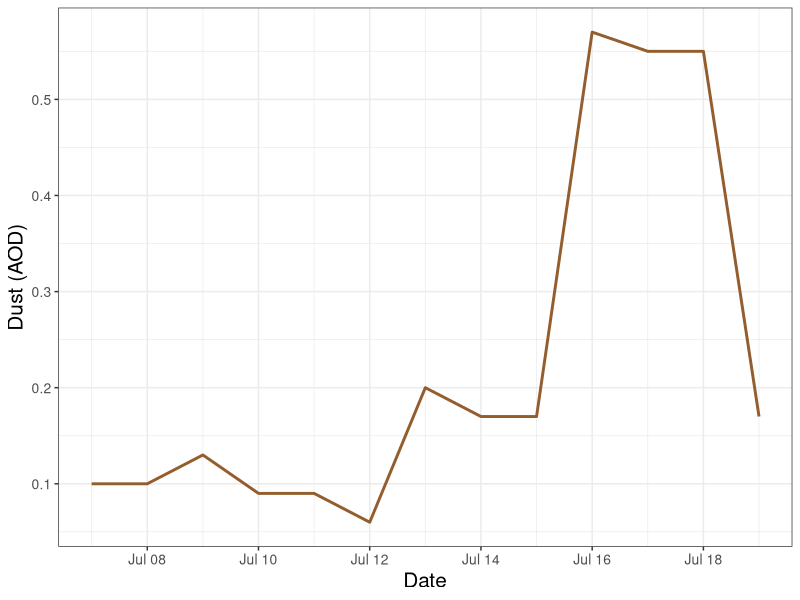
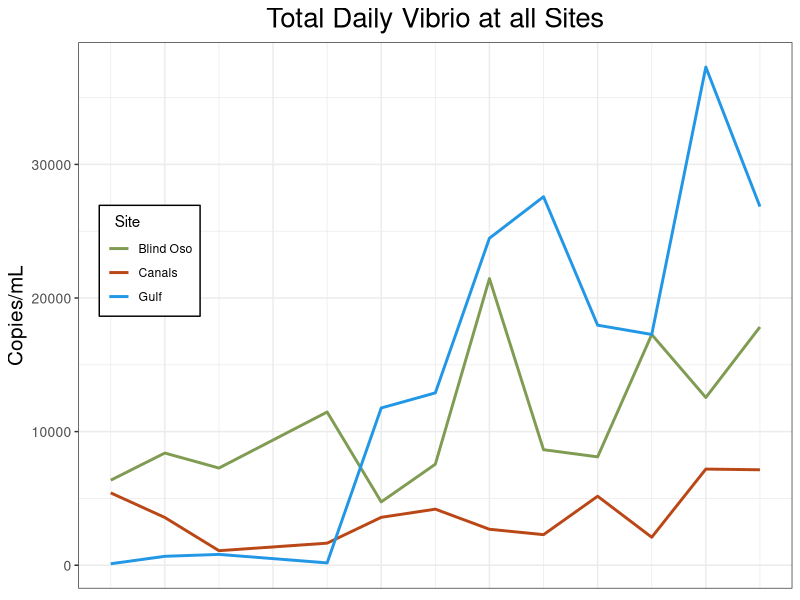
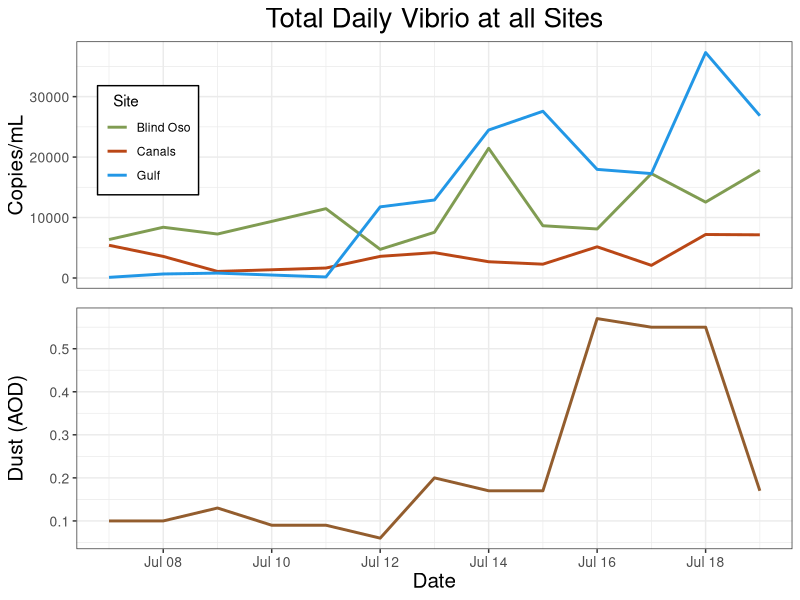
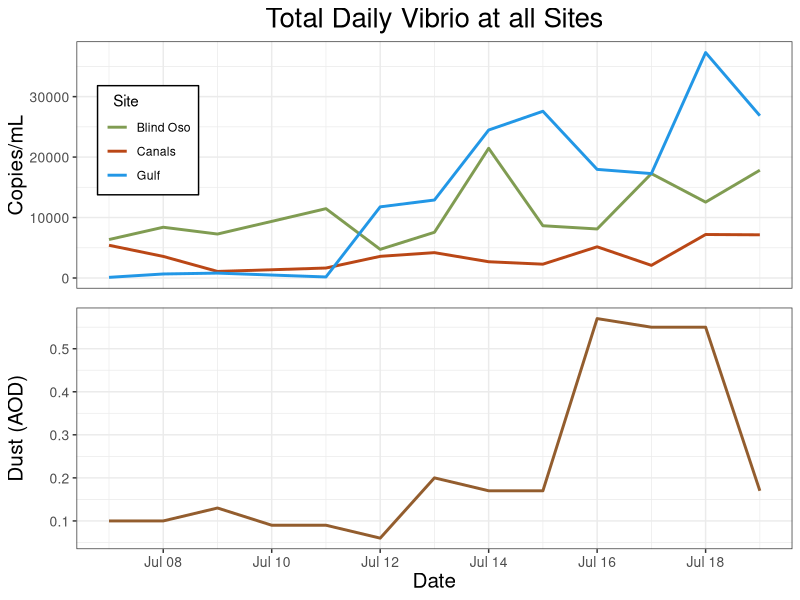

Source code (R) for these figures, in order:
## ---- chunk 1
library(here)
library(tidyverse)
library(ggpubr)
## ---- chunk 2
dust_sum<-read_csv(here("data", "processed_data", "dust_conc", "dust_master.csv")) 
copies<- read_csv(here("data", "processed_data", "total_clean_copies.csv")) 
## ---- chunk 3
daily_dust_sum<- dust_sum %>%
  filter(between(date, as.Date('2022-07-07'), as.Date('2022-07-19'))) 

copies_d <- copies %>%
  filter(Type %in% "Daily") %>%
  mutate(site = recode(site, "BO" = "Blind Oso",
                             "C2" = "Canals",
                            "RD" = "Gulf"))

## ---- chunk 4
dust_fig<- daily_dust_sum %>% ggplot() +geom_line(
  aes(x = date,
      y = t7sum),
  color = "#935d2e",
  size = 1)+
  theme_bw()+
  labs(
    x = "Date",
    y = "Dust (AOD)")+
  theme(
    axis.title.y = element_text(size = 15),
    axis.text.y = element_text(size = 10),
    axis.title.x = element_text(size = 15),
    axis.text.x = element_text(size = 10))
  

dust_fig
## ---- chunk 5
tot_vib<- copies_d %>% ggplot()+geom_line(
  aes(x = date,
      y = copies_mL,
      color = site),
  size = 1) +
  theme_bw()+
  labs(
    x = "Date",
    y = "Copies/mL",
    title = "Total Daily Vibrio at all Sites",
    color = "  Site") +
  theme(
    plot.title = element_text(hjust = 0.5, size = 20),  #center title
    axis.text.x = element_blank(),
    axis.title.x = element_blank(),
    axis.ticks.x = element_blank(),
    axis.title.y = element_text(size = 15),
    axis.text.y = element_text(size = 10),
    legend.position = c(0.1, 0.6),
    legend.background = element_rect(colour = 'black', fill = 'white', linetype='solid')) + #Moves legend onto plot 
  scale_color_manual(values = c("Blind Oso" = "#809C52",
                                "Canals" = "#ba4716",
                                "Gulf" = "4c848c"))

tot_vib
## ---- chunk 6
fig<- ggarrange(tot_vib, dust_fig + font("x.text", size = 10), ncol = 1, nrow = 2,align = "v")

fig
## ---- chunk 7
png(file = here("results", "plots", "vib_dust_daily.png"))
fig
dev.off()
